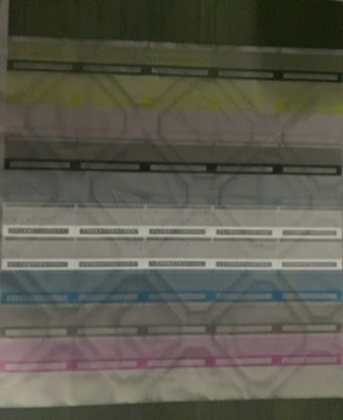
#> input picture dashboard/foto_test.jpg, 343 x 420 px
$ python -i image_processor.py   (imports and definitions only)
#> lines starting #> are read from the running program, lines starting #| are printed output that depends on the picture
#> further down, picture is the input picture: shape (420, 343, 3); mean B, G, R 78.8, 90.5, 91.6
import cv2
import numpy as np
from config import MACHINE_CONFIGS

# ===============================
# 🔧 AUTO ALIGN (corrige inclinación)
# ===============================
def auto_align_image(img):

    gray = cv2.cvtColor(img, cv2.COLOR_BGR2GRAY)
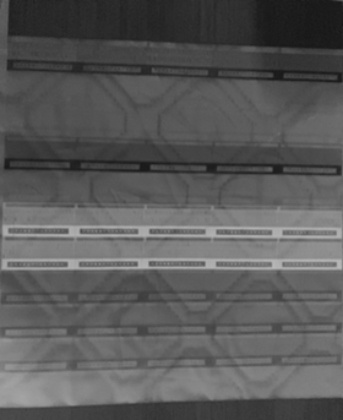
#> gray: shape (420, 343); min 21, max 185, mean 89.5
    edges = cv2.Canny(gray, 50, 150)
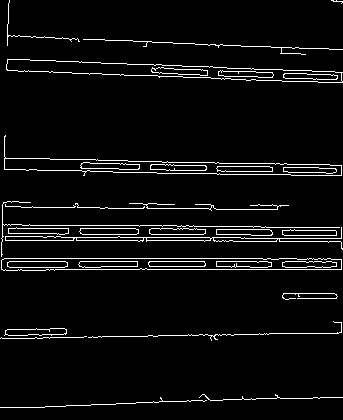
#> edges: shape (420, 343); 5% white in thin lines or dots

    lines = cv2.HoughLines(edges, 1, np.pi/180, 200)
#> lines = [[269, 1.57], [258, 1.57], [338, 1.55], [261, 1.57], [70, 1.61], [240, 1.57], [59, 1.61]]

    angle = 0
    if lines is not None:
        angles = []
        for rho, theta in lines[:,0]:
            deg = (theta * 180 / np.pi) - 90
            angles.append(deg)
#> this loop made 7 passes
#> (rho, theta, deg) on passes 1 to 7: (269, 1.57, 2.5e-06), (258, 1.57, 2.5e-06), (338, 1.55, -1), (261, 1.57, 2.5e-06), (70, 1.61, 2), (240, 1.57, 2.5e-06), (59, 1.61, 2)
#> after the loop, angles = [2.5e-06, 2.5e-06, -1, 2.5e-06, 2, 2.5e-06, 2]

        angle = np.median(angles)
#> angle = 2.5e-06

    h, w = img.shape[:2]
#> h = 420; w = 343
    M = cv2.getRotationMatrix2D((w//2, h//2), angle, 1.0)
#> M = [[1, 4.37e-08, -9.18e-06], [-4.37e-08, 1, 7.47e-06]]

    aligned = cv2.warpAffine(
        img, M, (w, h),
        flags=cv2.INTER_CUBIC,
        borderMode=cv2.BORDER_REPLICATE
    )

    return aligned


# ===============================
# 🔍 AUTO ROI (detecta zona útil)
# ===============================
# [157 lines left out: functions detect_roi_auto, process_epson, process_standard_manual, process_test_image_v2, not called in this run]


import matplotlib.pyplot as plt
import streamlit as st

# [1 line that did not run here, left out]

# [1 line not run here, left out]
fig, ax = plt.subplots(figsize=(10, 6))
# [3 lines not run here, left out]

>>> import cv2
>>> picture = cv2.imread('../dashboard/foto_test.jpg')
>>> result = auto_align_image(picture)

$ run again, on dashboard/temp_capture.jpg
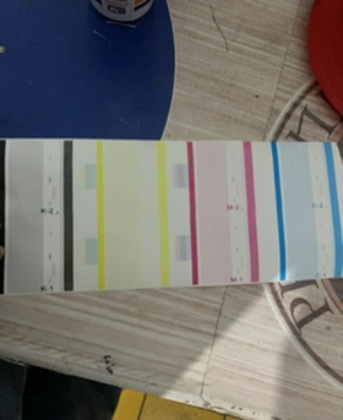
#> input picture dashboard/temp_capture.jpg, 343 x 420 px
#> picture is the input picture: shape (420, 343, 3); mean B, G, R 111.9, 115.5, 117.8
#> in auto_align_image, `gray = cv2.cvtColor(img, cv2.COLOR_BGR2GRAY)`:
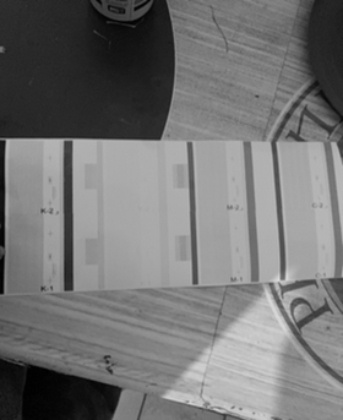
#> gray: shape (420, 343); min 0, max 221, mean 115.8
#> in auto_align_image, `edges = cv2.Canny(gray, 50, 150)`:
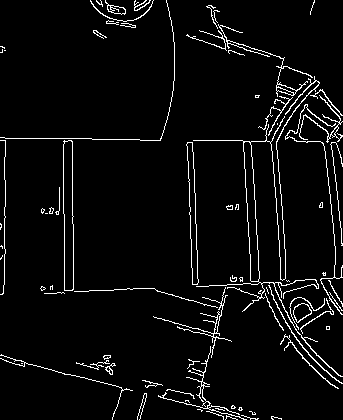
#> edges: shape (420, 343); 4.6% white in thin lines or dots
#> lines = None
